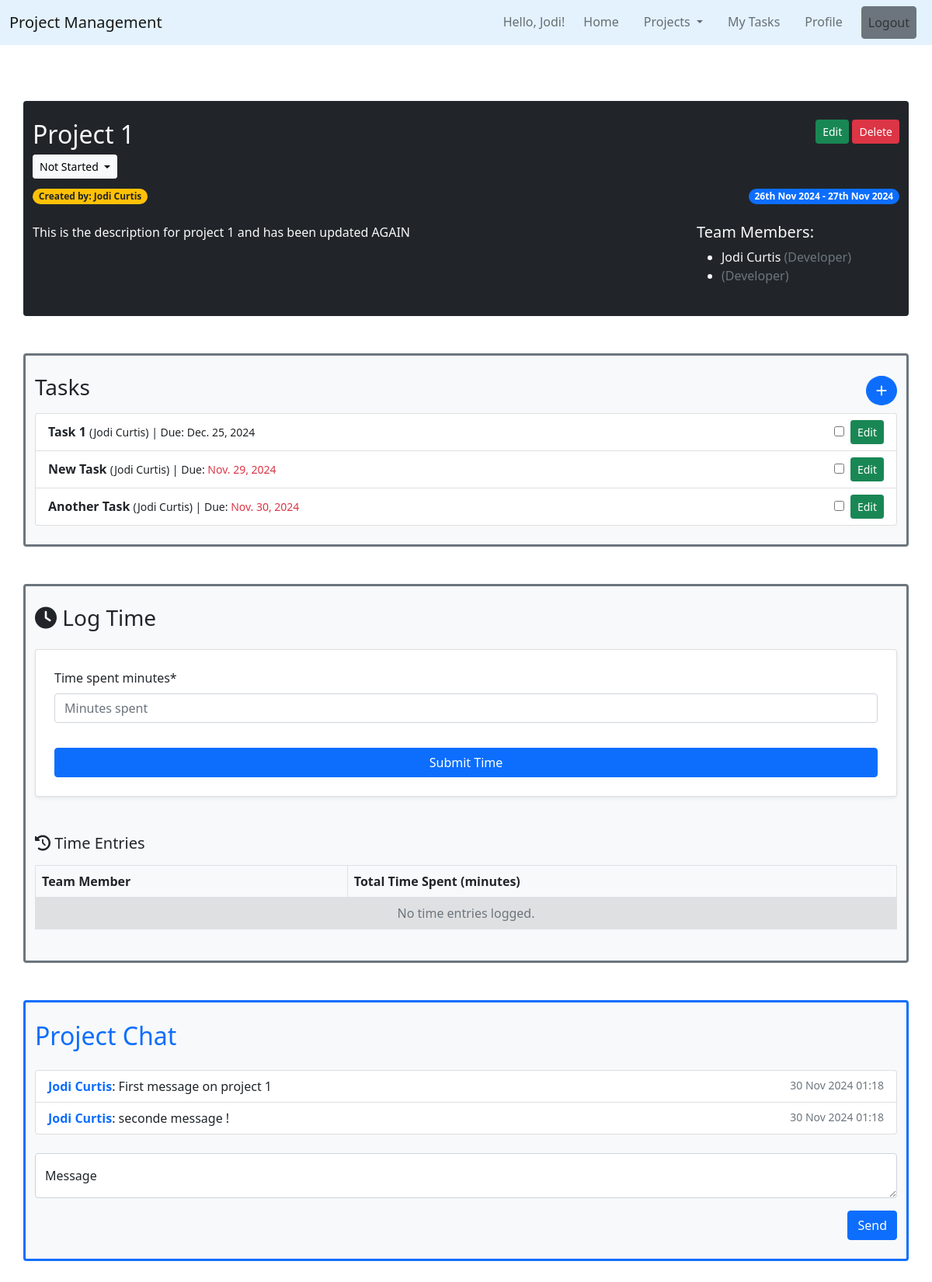
/projects/project/1 (signed in), run on an earlier commit of the app's database.
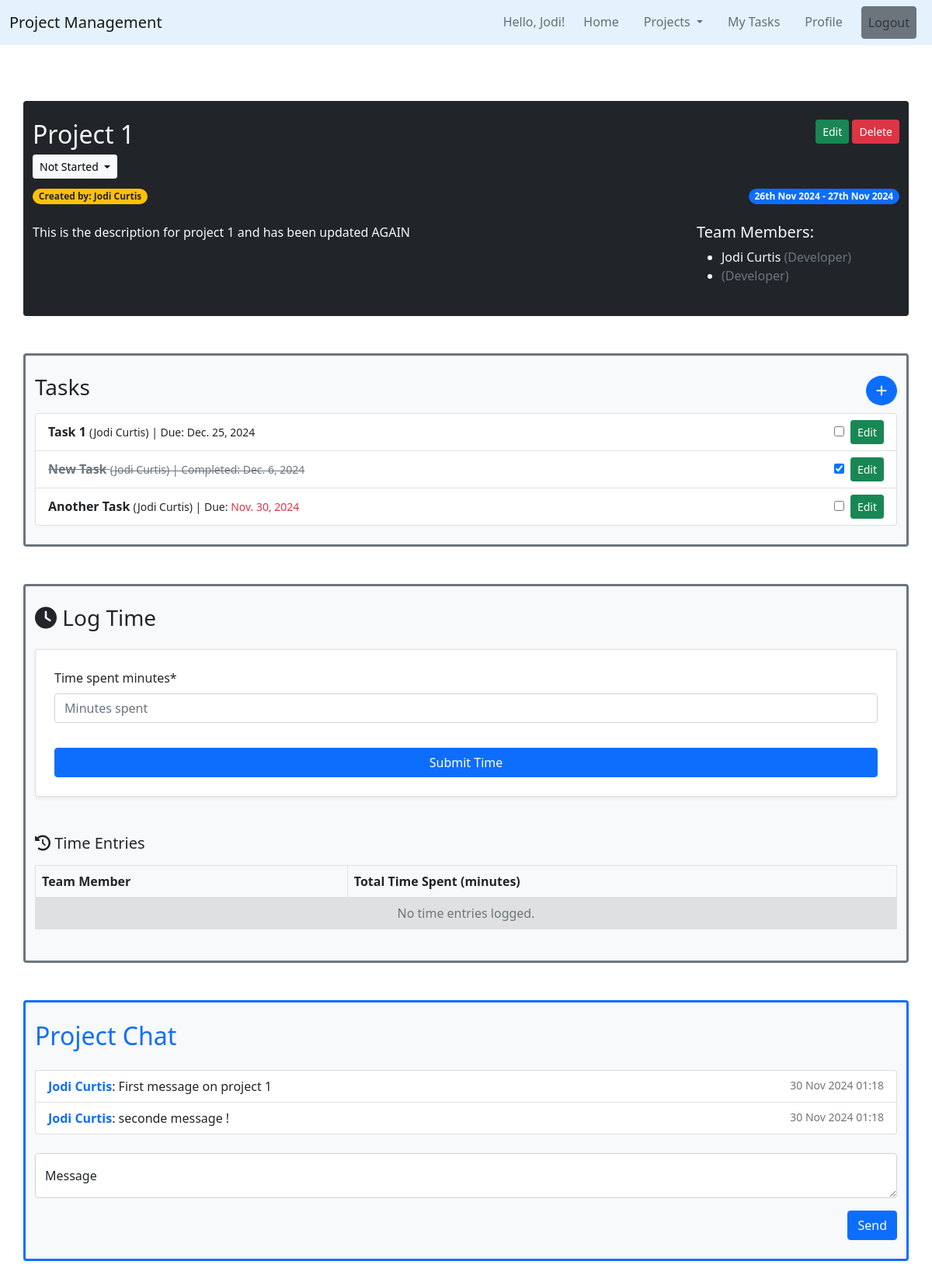
And on a later commit of the database.
### tasks/models.py (models this page shows, shortened)
class Task(models.Model):
    name = models.CharField(max_length=200)
    due_date = models.DateField(default= date.today() + timedelta(1))
    completed_date = models.DateField(null=True, blank=True)
    assigned_to = models.ForeignKey(User, on_delete=models.SET_NULL, null=True)
    complete = models.BooleanField(default=False)
    project = models.ForeignKey(Project, on_delete=models.CASCADE, related_name='tasks')
    def is_overdue(self):
        return not self.complete and self.due_date < date.today()

### projects/views.py (the view, shortened to what this page needs)
# urls.py: path('project/<int:pk>', ProjectDetailView.as_view(), name='project-detail'),
class ProjectDetailView(DetailView):
    model = Project
    def get_context_data(self, **kwargs):
        context = super().get_context_data(**kwargs)
        context['tasks'] = self.object.tasks.all()
        chat_messages = self.object.messages.order_by('timestamp')
        context['form'] = TimeEntryForm()
        now = timezone.now()
        for message in chat_messages:
            message_date = message.timestamp.date()
            message_time = message.timestamp.strftime('%H:%M')
            if message_date == now.date():
                message.display_timestamp = f"Today {message_time}"
            elif message_date == (now - timedelta(days=1)).date():
                message.display_timestamp = f"Yesterday {message_time}"
            else:
                message.display_timestamp = message.timestamp.strftime('%d %b %Y %H:%M')
        context['chat_messages'] = chat_messages
        context['status_choices'] = Project.STATUS_CHOICES
        context['current_status'] = self.object.status
        context['time_entries'] = TimeEntry.objects.filter(project=self.object)
        total_time_by_user = (TimeEntry.objects.filter(project=self.object).values('user__username', 'user__first_name', 'user__last_name', 'user').annotate(total_time=Sum('time_spent_minutes')))
        context['total_time_by_user'] = total_time_by_user
        return context

### projects/forms.py
class TimeEntryForm(forms.ModelForm):
    class Meta:
        model = TimeEntry
        fields = ['time_spent_minutes']
        widgets = {
            'time_spent_minutes': forms.NumberInput(attrs={'class': 'form-control', 'placeholder': 'Minutes spent'})
        }

### projects/templates/projects/project_detail.html (shortened to what the changed rows need)
{% extends "projects/base.html" %}
{% load crispy_forms_tags %}
{% block content %}
    <div class="container">
        <div class="row bg-dark text-light rounded my-5 py-4">
            <div class="col-12 col-md-9">
                <h2>
                    {{ project.name }}
                    {% if project.created_by == user %}
                        <form method="POST">
                            <div class="dropdown">
                                <button class="btn btn-sm btn-light dropdown-toggle" type="button" id="statusDropdown" data-bs-toggle="dropdown" aria-expanded="false">
                                </button>
                            </div>
                        </form>
                    {% endif %}
                </h2>
            </div>
        </div>
        {% if user in project.team_members.all %}
            <div class="row bg-light text-dark border border-secondary border-3 rounded my-5 py-4">
                <div class="col-12">
                    {% if tasks %}
                        <ul class="list-group">
                            {% for task in tasks %}
                                <li class="list-group-item d-flex justify-content-between align-items-center">
                                    <div>
                                        <span class="{% if task.complete %}text-decoration-line-through text-muted{% endif %}">
                                            <strong>{{ task.name }}</strong>
                                            <small>
                                                {% if task.assigned_to %}
                                                    ({{ task.assigned_to.first_name }} {{ task.assigned_to.last_name }})
                                                {% else %}
                                                    (Unassigned)
                                                {% endif %}
                                                |
                                                {% if task.complete %}
                                                    Completed: {{ task.completed_date }}
                                                {% else %}
                                                    Due: <span class="{% if task.is_overdue %}text-danger{% endif %}">{{ task.due_date }}</span>
                                                {% endif %}
                                            </small>
                                        </span>
                                    </div>
                                    <div class="d-flex align-items-center">
                                        <form method="post" action="{% url 'project-detail' object.pk %}" class="me-2">
                                            <input
                                                type="checkbox"
                                                name="complete"
                                                {% if task.complete %} checked {% endif %}
                                                onchange="this.form.submit();">
                                        </form>
                                        <a class="btn btn-sm btn-success" href="{% url 'task-edit' task.id %}">Edit</a>
                                    </div>
                                </li>
                            {% endfor %}
                        </ul>
                    {% else %}
                        <p class="text-muted">No tasks assigned to this project.</p>
                    {% endif %}
                </div>
            </div>
            <div class="row bg-light text-dark border border-secondary border-3 rounded my-5 py-4">
                <div class="col-12">
                    <div class="table">
                        <table class="table table-striped table-bordered">
                            <thead>
                                <tr>
                                    <th>Team Member</th>
                                    <th>Total Time Spent (minutes)</th>
                                </tr>
                            </thead>
                        </table>
                    </div>
                </div>
            </div>
            <div class="row bg-light text-dark border border-primary border-3 rounded my-5 py-4">
                <div class="col-12 mb-3">
                    <h2 class="text-primary">Project Chat</h2>
                </div>
            </div>
        {% else %}
            <div class="alert alert-danger">You must be a member of this projects team to view its tasks and messages.</p>
        {% endif %}
    </div>
{% endblock content %}

What changed in the data, as far as the page shows it:
changed Task "New Task": completed_date (not shown) → "Dec. 6, 2024"; complete "☐" → "☑"; due_date "Nov. 29, 2024" → (not shown); complete "Due:" → "Completed:"
